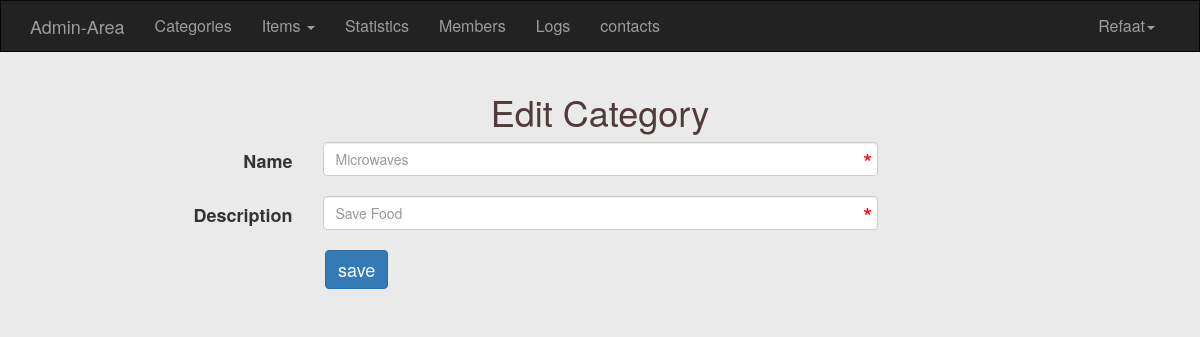
Before: /Admin/category.php?do=edit&userid=1 (signed in) with the older database file.
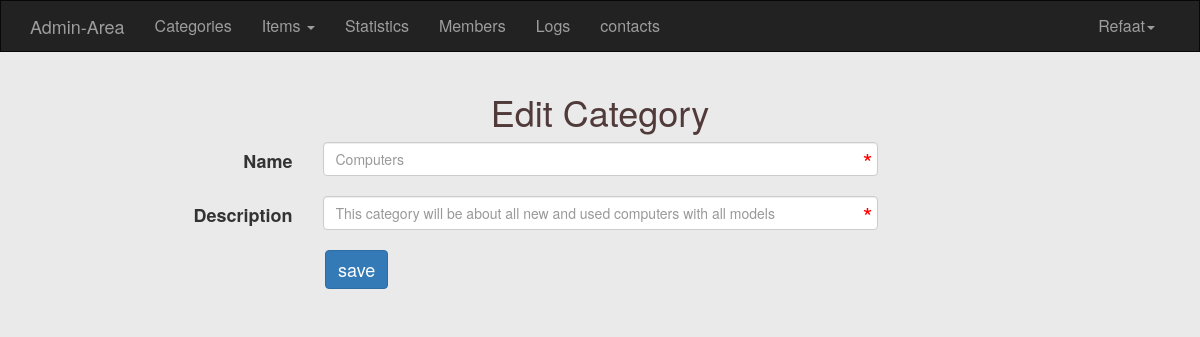
After: the same page with the newer database file.
### tables this page shows
CREATE TABLE IF NOT EXISTS `categories` (
  `ID` int(11) NOT NULL AUTO_INCREMENT,
  `Name` varchar(255) NOT NULL,
  `Description` text NOT NULL,
  PRIMARY KEY (`ID`)
);

### Admin/categories/edit.php (the view, shortened to what this page needs)
<?php
$userid = isset($_GET['userid'])&&is_numeric($_GET['userid']) ? intval($_GET['userid']) : 0;
$stmt = $con->prepare("select * From categories where ID = ? LIMIT 1");
$stmt->execute(array($userid));
$row = $stmt->fetch();
$count = $stmt->rowCount();
if($count>0)
{
?>
<div class="container">
  <h1 class="text-center">Edit Category</h1>
  <form class="form-horizontal" role="form" action="?do=update" method="POST">
    <div class="form-group">
      <label class="control-label col-sm-2 col-md-3">Name</label>
      <div class="col-sm-10 col-md-6">
        <input type="text" class="form-control" name="name"
               placeholder="<?php echo $row['Name'] ; ?>" autocomplete="off" required="required">
        </div>
    </div>
    <div class="form-group">
      <label class="control-label col-sm-2 col-md-3">Description</label>
      <div class="col-sm-10 col-md-6">
        <input type="text" class="form-control" name="description" placeholder="<?php echo $row['Description']?>" autocomplete="off" required="required">
      </div>
    </div>
    <div class="form-group">
      <div class="col-sm-offset-2 col-sm-10 col-md-8">
        <button type="submit" class="btn btn-primary" id="myBtn">save</button>
      </div>
    </div>
  </form>
    <?php
}
else{
    echo "Error";
}
?>

Changed rows visible on the page:
changed categories: name "Microwaves" → "Computers"; description "Save Food" → "This category will be about all new and used computers with all models"
